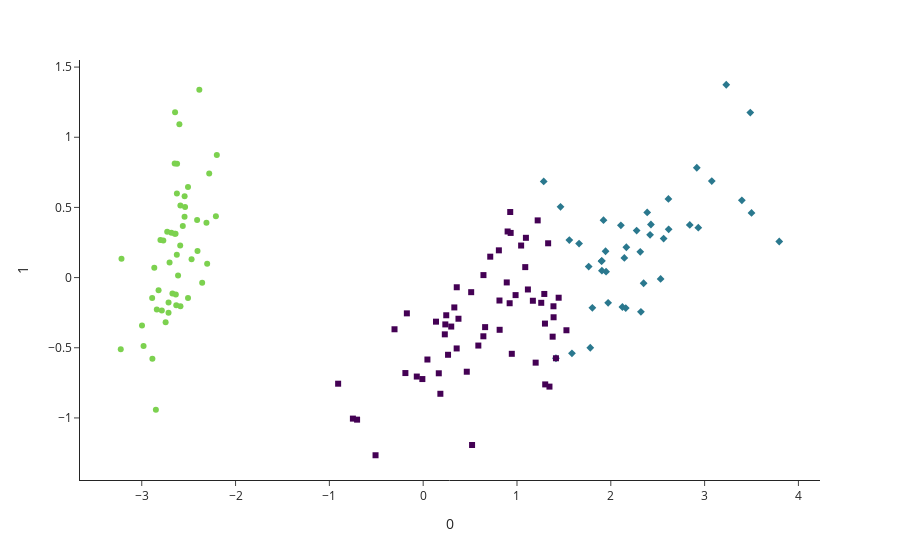

Write notebook code for a chart like this one.
### Code cell
cc_alg.fit(X, ml=constraints["ml"], cl=constraints["cl"])
plot(X, cc_alg.labels_)
print(f"Final ARI with GT : {adjusted_rand_score(y, cc_alg.labels_)}")

### Figure 1 — Plotly figure (JSON) as saved in the notebook; plotly's stock layout.template omitted (floating-point values rounded to 4 significant figures)
{"data": [{"customdata": [["0"], ["1"], ["2"], ["3"], ["4"], ["5"], ["6"], ["7"], ["8"], ["9"], ["10"], ["11"], ["12"], ["13"], ["14"], ["15"], ["16"], ["17"], ["18"], ["19"], ["20"], ["21"], ["22"], ["23"], ["24"], ["25"], ["26"], ["27"], ["28"], ["29"], ["30"], ["31"], ["32"], ["33"], ["34"], ["35"], ["36"], ["37"], ["38"], ["39"], ["40"], ["41"], ["42"], ["43"], ["44"], ["45"], ["46"], ["47"], ["48"], ["49"]], "hovertemplate": "symbol=2<br>0=%{x}<br>1=%{y}<br>index=%{customdata[0]}<br>color=%{marker.color}<extra></extra>", "legendgroup": "2", "marker": {"color": [2, 2, 2, 2, 2, 2, 2, 2, 2, 2, 2, 2, 2, 2, 2, 2, 2, 2, 2, 2, 2, 2, 2, 2, 2, 2, 2, 2, 2, 2, 2, 2, 2, 2, 2, 2, 2, 2, 2, 2, 2, 2, 2, 2, 2, 2, 2, 2, 2, 2], "coloraxis": "coloraxis", "symbol": "circle"}, "mode": "markers", "name": "2", "orientation": "v", "showlegend": true, "x": [-2.684, -2.714, -2.889, -2.745, -2.729, -2.281, -2.821, -2.626, -2.886, -2.673, -2.507, -2.613, -2.786, -3.224, -2.645, -2.386, -2.624, -2.648, -2.2, -2.588, -2.31, -2.544, -3.216, -2.303, -2.356, -2.507, -2.469, -2.562, -2.64, -2.632, -2.587, -2.41, -2.649, -2.599, -2.637, -2.866, -2.625, -2.801, -2.981, -2.59, -2.77, -2.849, -2.997, -2.406, -2.209, -2.714, -2.538, -2.839, -2.543, -2.703], "xaxis": "x", "y": [0.3194, -0.177, -0.1449, -0.3183, 0.3268, 0.7413, -0.08946, 0.1634, -0.5783, -0.1138, 0.6451, 0.01473, -0.2351, -0.5114, 1.179, 1.338, 0.8107, 0.3118, 0.8728, 0.5136, 0.3913, 0.433, 0.1335, 0.09871, -0.03728, -0.146, 0.131, 0.3677, 0.312, -0.197, -0.2043, 0.4109, 0.8134, 1.093, -0.1213, 0.06936, 0.5994, 0.2686, -0.488, 0.229, 0.2635, -0.941, -0.3419, 0.1889, 0.4367, -0.2502, 0.5038, -0.2279, 0.5794, 0.1077], "yaxis": "y", "type": "scatter"}, {"customdata": [["50"], ["52"], ["77"], ["100"], ["101"], ["102"], ["103"], ["104"], ["105"], ["107"], ["108"], ["109"], ["110"], ["111"], ["112"], ["114"], ["115"], ["116"], ["117"], ["118"], ["120"], ["122"], ["124"], ["125"], ["128"], ["129"], ["130"], ["131"], ["132"], ["134"], ["135"], ["136"], ["137"], ["139"], ["140"], ["141"], ["143"], ["144"], ["145"], ["147"], ["148"]], "hovertemplate": "symbol=1<br>0=%{x}<br>1=%{y}<br>index=%{customdata[0]}<br>color=%{marker.color}<extra></extra>", "legendgroup": "1", "marker": {"color": [1, 1, 1, 1, 1, 1, 1, 1, 1, 1, 1, 1, 1, 1, 1, 1, 1, 1, 1, 1, 1, 1, 1, 1, 1, 1, 1, 1, 1, 1, 1, 1, 1, 1, 1, 1, 1, 1, 1, 1, 1], "coloraxis": "coloraxis", "symbol": "diamond"}, "mode": "markers", "name": "1", "orientation": "v", "showlegend": true, "x": [1.285, 1.464, 1.558, 2.531, 1.415, 2.617, 1.972, 2.35, 3.397, 2.933, 2.321, 2.917, 1.662, 1.803, 2.166, 1.586, 1.904, 1.95, 3.487, 3.796, 2.428, 3.5, 2.275, 2.614, 2.124, 2.388, 2.842, 3.231, 2.159, 1.781, 3.076, 2.144, 1.905, 2.108, 2.314, 1.922, 2.563, 2.419, 1.944, 1.764, 1.901], "xaxis": "x", "y": [0.6852, 0.5043, 0.2675, -0.009849, -0.5749, 0.3439, -0.1797, -0.04026, 0.5508, 0.3555, -0.2438, 0.7828, 0.2422, -0.2156, 0.2163, -0.5396, 0.1193, 0.04194, 1.176, 0.2573, 0.3782, 0.4607, 0.335, 0.5609, -0.2097, 0.4646, 0.3753, 1.374, -0.2173, -0.4999, 0.6881, 0.1401, 0.0493, 0.3723, 0.1837, 0.4092, 0.2779, 0.3048, 0.1875, 0.07886, 0.1166], "yaxis": "y", "type": "scatter"}, {"customdata": [["51"], ["53"], ["54"], ["55"], ["56"], ["57"], ["58"], ["59"], ["60"], ["61"], ["62"], ["63"], ["64"], ["65"], ["66"], ["67"], ["68"], ["69"], ["70"], ["71"], ["72"], ["73"], ["74"], ["75"], ["76"], ["78"], ["79"], ["80"], ["81"], ["82"], ["83"], ["84"], ["85"], ["86"], ["87"], ["88"], ["89"], ["90"], ["91"], ["92"], ["93"], ["94"], ["95"], ["96"], ["97"], ["98"], ["99"], ["106"], ["113"], ["119"], ["121"], ["123"], ["126"], ["127"], ["133"], ["138"], ["142"], ["146"], ["149"]], "hovertemplate": "symbol=0<br>0=%{x}<br>1=%{y}<br>index=%{customdata[0]}<br>color=%{marker.color}<extra></extra>", "legendgroup": "0", "marker": {"color": [0, 0, 0, 0, 0, 0, 0, 0, 0, 0, 0, 0, 0, 0, 0, 0, 0, 0, 0, 0, 0, 0, 0, 0, 0, 0, 0, 0, 0, 0, 0, 0, 0, 0, 0, 0, 0, 0, 0, 0, 0, 0, 0, 0, 0, 0, 0, 0, 0, 0, 0, 0, 0, 0, 0, 0, 0, 0, 0], "coloraxis": "coloraxis", "symbol": "square"}, "mode": "markers", "name": "0", "orientation": "v", "showlegend": true, "x": [0.9325, 0.1833, 1.088, 0.6417, 1.095, -0.7491, 1.044, -0.008745, -0.5078, 0.5117, 0.265, 0.9849, -0.1739, 0.9279, 0.6603, 0.2361, 0.9447, 0.04523, 1.116, 0.3579, 1.298, 0.9217, 0.7149, 0.9002, 1.332, 0.8133, -0.3056, -0.06813, -0.1896, 0.1364, 1.38, 0.588, 0.8069, 1.221, 0.8151, 0.246, 0.1664, 0.4648, 0.8908, 0.2305, -0.7045, 0.357, 0.3319, 0.3762, 0.6426, -0.9065, 0.299, 0.5212, 1.346, 1.301, 1.199, 1.389, 1.259, 1.291, 1.444, 1.169, 1.415, 1.527, 1.39], "xaxis": "x", "y": [0.3183, -0.828, 0.07459, -0.4182, 0.2835, -1.005, 0.2284, -0.7231, -1.266, -0.104, -0.55, -0.1248, -0.2549, 0.4672, -0.353, -0.3336, -0.5431, -0.5838, -0.08462, -0.06893, -0.3278, -0.1827, 0.1491, 0.3285, 0.2444, -0.1634, -0.3683, -0.7052, -0.6803, -0.314, -0.421, -0.4843, 0.1942, 0.4076, -0.372, -0.2685, -0.6819, -0.6707, -0.03446, -0.4044, -1.012, -0.5049, -0.2127, -0.2932, 0.01774, -0.7561, -0.3489, -1.193, -0.7768, -0.7611, -0.6061, -0.2044, -0.1797, -0.1167, -0.1434, -0.165, -0.5749, -0.3753, -0.2827], "yaxis": "y", "type": "scatter"}], "layout": {"xaxis": {"anchor": "y", "domain": [0.0, 1.0], "title": {"text": "0"}}, "yaxis": {"anchor": "x", "domain": [0.0, 1.0], "title": {"text": "1"}}, "coloraxis": {"colorbar": {"title": {"text": "color"}}, "colorscale": [[0.0, "#440154"], [0.1111, "#482878"], [0.2222, "#3e4989"], [0.3333, "#31688e"], [0.4444, "#26828e"], [0.5556, "#1f9e89"], [0.6667, "#35b779"], [0.7778, "#6ece58"], [0.8889, "#b5de2b"], [1.0, "#fde725"]], "showscale": false}, "legend": {"title": {"text": "symbol"}, "tracegroupgap": 0}, "margin": {"t": 60}, "showlegend": false}}
